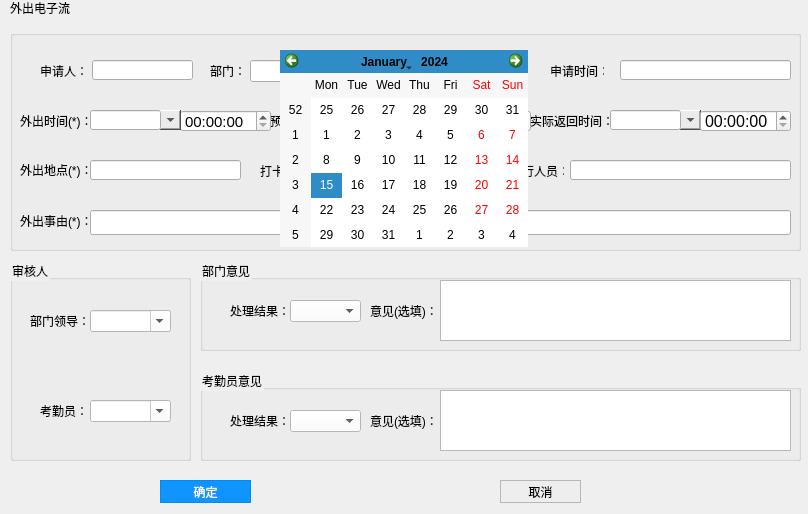
<?xml version="1.0" encoding="UTF-8"?>
<ui version="4.0">
 <class>WaiChu</class>
 <widget class="QWidget" name="WaiChu">
  <property name="geometry">
   <rect>
    <x>0</x>
    <y>0</y>
    <width>808</width>
    <height>514</height>
   </rect>
  </property>
  <property name="windowTitle">
   <string>Form</string>
  </property>
  <widget class="QPushButton" name="pushButton_close">
   <property name="geometry">
    <rect>
     <x>780</x>
     <y>0</y>
     <width>24</width>
     <height>16</height>
    </rect>
   </property>
   <property name="minimumSize">
    <size>
     <width>0</width>
     <height>16</height>
    </size>
   </property>
   <property name="styleSheet">
    <string notr="true">QPushButton
{
background-image: url(:/images/close_first.png);
background-repeat:no-repeat;
background-position:center center;
border:none;

}

QPushButton:hover{

	
	background-image: url(:/images/close_after.png);
background-repeat:no-repeat;
background-position:center center;


}</string>
   </property>
   <property name="text">
    <string/>
   </property>
  </widget>
  <widget class="QGroupBox" name="groupBox_allLeader">
   <property name="geometry">
    <rect>
     <x>10</x>
     <y>260</y>
     <width>181</width>
     <height>201</height>
    </rect>
   </property>
   <property name="styleSheet">
    <string notr="true">color: rgb(0, 0, 0);</string>
   </property>
   <property name="title">
    <string>审核人</string>
   </property>
   <widget class="QComboBox" name="comboBox_leader">
    <property name="geometry">
     <rect>
      <x>80</x>
      <y>50</y>
      <width>81</width>
      <height>22</height>
     </rect>
    </property>
    <property name="styleSheet">
     <string notr="true">background-color: rgb(255, 255, 255);
color: rgb(0, 0, 0);</string>
    </property>
    <property name="editable">
     <bool>true</bool>
    </property>
   </widget>
   <widget class="QLabel" name="label_13">
    <property name="geometry">
     <rect>
      <x>20</x>
      <y>50</y>
      <width>61</width>
      <height>21</height>
     </rect>
    </property>
    <property name="text">
     <string>部门领导：</string>
    </property>
   </widget>
   <widget class="QLabel" name="label_27">
    <property name="geometry">
     <rect>
      <x>30</x>
      <y>140</y>
      <width>51</width>
      <height>21</height>
     </rect>
    </property>
    <property name="text">
     <string>考勤员：</string>
    </property>
   </widget>
   <widget class="QComboBox" name="comboBox_clerk">
    <property name="geometry">
     <rect>
      <x>80</x>
      <y>140</y>
      <width>81</width>
      <height>22</height>
     </rect>
    </property>
    <property name="styleSheet">
     <string notr="true">background-color: rgb(255, 255, 255);
color: rgb(0, 0, 0);</string>
    </property>
    <property name="editable">
     <bool>true</bool>
    </property>
   </widget>
  </widget>
  <widget class="QLabel" name="label">
   <property name="geometry">
    <rect>
     <x>10</x>
     <y>0</y>
     <width>71</width>
     <height>16</height>
    </rect>
   </property>
   <property name="text">
    <string>外出电子流</string>
   </property>
  </widget>
  <widget class="QPushButton" name="pButtonOk">
   <property name="geometry">
    <rect>
     <x>160</x>
     <y>480</y>
     <width>91</width>
     <height>23</height>
    </rect>
   </property>
   <property name="styleSheet">
    <string notr="true">QPushButton#pButtonOk
{
    color:white;
    background-color:rgb(14 , 150 , 254);
    border: 1px solid rgb(11 , 137 , 234);
}

QPushButton#pButtonOk:hover
{
    color:white;
    background-color:rgb(44 , 137 , 255);
    border: 1px solid rgb(11 , 137 , 234);
}

QPushButton#pButtonOk:pressed
{
    color:white;
    background-color:rgb(14 , 135 , 228);
    border: 1px solid rgb(12 , 138 , 235);
    padding-left:3px;
    padding-top:3px;
}</string>
   </property>
   <property name="text">
    <string>确定</string>
   </property>
  </widget>
  <widget class="QPushButton" name="pushButton_min">
   <property name="geometry">
    <rect>
     <x>760</x>
     <y>0</y>
     <width>24</width>
     <height>16</height>
    </rect>
   </property>
   <property name="minimumSize">
    <size>
     <width>0</width>
     <height>16</height>
    </size>
   </property>
   <property name="styleSheet">
    <string notr="true">QPushButton
{
background-image: url(:/images/min_first.png);
background-repeat:no-repeat;
background-position:center center;
border:none;

}

QPushButton:hover{
background-image: url(:/images/min_after.png);
background-repeat:no-repeat;
background-position:center center;


}</string>
   </property>
   <property name="text">
    <string/>
   </property>
  </widget>
  <widget class="QPushButton" name="pButtonCancel">
   <property name="geometry">
    <rect>
     <x>500</x>
     <y>480</y>
     <width>81</width>
     <height>23</height>
    </rect>
   </property>
   <property name="styleSheet">
    <string notr="true">QPushButton#pButtonCancel
{
    color:black;
    background-color:rgb(238 , 238 , 238);
    border: 1px solid rgb(183 , 183 , 183);
}

QPushButton#pButtonCancel:hover
{
    color:black;
    background-color:rgb(228 , 240 , 250);
    border: 1px solid rgb(15 , 150 , 255);
}

QPushButton#pButtonCancel:pressed
{
    color:black;
    background-color:rgb(204 , 228 , 247);
    border: 1px solid rgb(1 , 84 , 153);
    padding-left:3px;
    padding-top:3px;
}</string>
   </property>
   <property name="text">
    <string>取消</string>
   </property>
  </widget>
  <widget class="QGroupBox" name="groupBox_leader">
   <property name="geometry">
    <rect>
     <x>200</x>
     <y>260</y>
     <width>601</width>
     <height>91</height>
    </rect>
   </property>
   <property name="styleSheet">
    <string notr="true">color: rgb(0, 0, 0);</string>
   </property>
   <property name="title">
    <string>部门意见</string>
   </property>
   <widget class="QLabel" name="label_12">
    <property name="geometry">
     <rect>
      <x>30</x>
      <y>30</y>
      <width>61</width>
      <height>41</height>
     </rect>
    </property>
    <property name="text">
     <string>处理结果：</string>
    </property>
   </widget>
   <widget class="QComboBox" name="comboBox_leaderDeal">
    <property name="geometry">
     <rect>
      <x>90</x>
      <y>40</y>
      <width>71</width>
      <height>22</height>
     </rect>
    </property>
    <property name="styleSheet">
     <string notr="true">background-color: rgb(255, 255, 255);
color: rgb(0, 0, 0);</string>
    </property>
   </widget>
   <widget class="QLabel" name="label_15">
    <property name="geometry">
     <rect>
      <x>170</x>
      <y>40</y>
      <width>71</width>
      <height>21</height>
     </rect>
    </property>
    <property name="text">
     <string>意见(选填)：</string>
    </property>
   </widget>
   <widget class="QTextEdit" name="textEdit_leaderAdvice">
    <property name="geometry">
     <rect>
      <x>240</x>
      <y>20</y>
      <width>351</width>
      <height>61</height>
     </rect>
    </property>
    <property name="styleSheet">
     <string notr="true">color: rgb(0, 0, 0);
</string>
    </property>
   </widget>
  </widget>
  <widget class="QGroupBox" name="groupBox">
   <property name="geometry">
    <rect>
     <x>10</x>
     <y>30</y>
     <width>791</width>
     <height>221</height>
    </rect>
   </property>
   <property name="styleSheet">
    <string notr="true">color: rgb(0, 0, 0);</string>
   </property>
   <property name="title">
    <string/>
   </property>
   <widget class="QLabel" name="label_2">
    <property name="geometry">
     <rect>
      <x>30</x>
      <y>30</y>
      <width>54</width>
      <height>21</height>
     </rect>
    </property>
    <property name="text">
     <string>申请人：</string>
    </property>
   </widget>
   <widget class="QLineEdit" name="lineEdit_name">
    <property name="geometry">
     <rect>
      <x>82</x>
      <y>30</y>
      <width>101</width>
      <height>20</height>
     </rect>
    </property>
   </widget>
   <widget class="QLabel" name="label_3">
    <property name="geometry">
     <rect>
      <x>200</x>
      <y>30</y>
      <width>41</width>
      <height>21</height>
     </rect>
    </property>
    <property name="text">
     <string>部门：</string>
    </property>
   </widget>
   <widget class="QComboBox" name="comboBox_department">
    <property name="geometry">
     <rect>
      <x>240</x>
      <y>30</y>
      <width>111</width>
      <height>22</height>
     </rect>
    </property>
    <property name="editable">
     <bool>true</bool>
    </property>
   </widget>
   <widget class="QLabel" name="label_6">
    <property name="geometry">
     <rect>
      <x>360</x>
      <y>30</y>
      <width>41</width>
      <height>21</height>
     </rect>
    </property>
    <property name="text">
     <string>职位：</string>
    </property>
   </widget>
   <widget class="QComboBox" name="comboBox_position">
    <property name="geometry">
     <rect>
      <x>400</x>
      <y>30</y>
      <width>111</width>
      <height>22</height>
     </rect>
    </property>
    <property name="editable">
     <bool>true</bool>
    </property>
   </widget>
   <widget class="QLabel" name="label_7">
    <property name="geometry">
     <rect>
      <x>10</x>
      <y>80</y>
      <width>71</width>
      <height>21</height>
     </rect>
    </property>
    <property name="text">
     <string>外出时间(*)：</string>
    </property>
   </widget>
   <widget class="QLabel" name="label_8">
    <property name="geometry">
     <rect>
      <x>260</x>
      <y>80</y>
      <width>91</width>
      <height>21</height>
     </rect>
    </property>
    <property name="text">
     <string>预计返时间(*)：</string>
    </property>
   </widget>
   <widget class="QTimeEdit" name="timeEdit_startTime">
    <property name="geometry">
     <rect>
      <x>170</x>
      <y>80</y>
      <width>91</width>
      <height>22</height>
     </rect>
    </property>
    <property name="font">
     <font>
      <pointsize>11</pointsize>
     </font>
    </property>
    <property name="styleSheet">
     <string notr="true">color: rgb(0, 0, 0);</string>
    </property>
   </widget>
   <widget class="QTimeEdit" name="timeEdit_endTime">
    <property name="geometry">
     <rect>
      <x>430</x>
      <y>80</y>
      <width>91</width>
      <height>22</height>
     </rect>
    </property>
    <property name="font">
     <font>
      <pointsize>12</pointsize>
     </font>
    </property>
    <property name="styleSheet">
     <string notr="true">color: rgb(0, 0, 0);</string>
    </property>
   </widget>
   <widget class="QToolButton" name="toolButton_startDay">
    <property name="geometry">
     <rect>
      <x>150</x>
      <y>80</y>
      <width>21</width>
      <height>20</height>
     </rect>
    </property>
    <property name="styleSheet">
     <string notr="true">background-color: rgb(235, 235, 235);</string>
    </property>
    <property name="text">
     <string/>
    </property>
    <property name="arrowType">
     <enum>Qt::DownArrow</enum>
    </property>
   </widget>
   <widget class="QLineEdit" name="lineEdit_startDay">
    <property name="geometry">
     <rect>
      <x>80</x>
      <y>80</y>
      <width>71</width>
      <height>20</height>
     </rect>
    </property>
    <property name="styleSheet">
     <string notr="true">color: rgb(0, 0, 0);</string>
    </property>
   </widget>
   <widget class="QLineEdit" name="lineEdit_endDay">
    <property name="geometry">
     <rect>
      <x>340</x>
      <y>80</y>
      <width>71</width>
      <height>20</height>
     </rect>
    </property>
    <property name="styleSheet">
     <string notr="true">color: rgb(0, 0, 0);</string>
    </property>
   </widget>
   <widget class="QLabel" name="label_9">
    <property name="geometry">
     <rect>
      <x>10</x>
      <y>130</y>
      <width>81</width>
      <height>20</height>
     </rect>
    </property>
    <property name="text">
     <string>外出地点(*)：</string>
    </property>
   </widget>
   <widget class="QLineEdit" name="lineEdit_toWhere">
    <property name="geometry">
     <rect>
      <x>80</x>
      <y>130</y>
      <width>151</width>
      <height>20</height>
     </rect>
    </property>
   </widget>
   <widget class="QLabel" name="label_4">
    <property name="geometry">
     <rect>
      <x>540</x>
      <y>30</y>
      <width>54</width>
      <height>21</height>
     </rect>
    </property>
    <property name="text">
     <string>申请时间：</string>
    </property>
   </widget>
   <widget class="QLineEdit" name="lineEdit_dealTime">
    <property name="geometry">
     <rect>
      <x>610</x>
      <y>30</y>
      <width>171</width>
      <height>20</height>
     </rect>
    </property>
    <property name="text">
     <string/>
    </property>
   </widget>
   <widget class="QToolButton" name="toolButton_endDay">
    <property name="geometry">
     <rect>
      <x>410</x>
      <y>80</y>
      <width>21</width>
      <height>20</height>
     </rect>
    </property>
    <property name="styleSheet">
     <string notr="true">background-color: rgb(235, 235, 235);</string>
    </property>
    <property name="text">
     <string/>
    </property>
    <property name="arrowType">
     <enum>Qt::DownArrow</enum>
    </property>
   </widget>
   <widget class="QLabel" name="label_5">
    <property name="geometry">
     <rect>
      <x>500</x>
      <y>130</y>
      <width>54</width>
      <height>21</height>
     </rect>
    </property>
    <property name="text">
     <string>随行人员：</string>
    </property>
   </widget>
   <widget class="QLineEdit" name="lineEdit_with">
    <property name="geometry">
     <rect>
      <x>560</x>
      <y>130</y>
      <width>221</width>
      <height>20</height>
     </rect>
    </property>
   </widget>
   <widget class="QLabel" name="label_11">
    <property name="geometry">
     <rect>
      <x>10</x>
      <y>180</y>
      <width>71</width>
      <height>21</height>
     </rect>
    </property>
    <property name="text">
     <string>外出事由(*)：</string>
    </property>
   </widget>
   <widget class="QLineEdit" name="lineEdit_reason">
    <property name="geometry">
     <rect>
      <x>80</x>
      <y>180</y>
      <width>701</width>
      <height>25</height>
     </rect>
    </property>
   </widget>
   <widget class="QToolButton" name="toolButton_realDay">
    <property name="geometry">
     <rect>
      <x>670</x>
      <y>80</y>
      <width>21</width>
      <height>20</height>
     </rect>
    </property>
    <property name="styleSheet">
     <string notr="true">background-color: rgb(235, 235, 235);</string>
    </property>
    <property name="text">
     <string/>
    </property>
    <property name="arrowType">
     <enum>Qt::DownArrow</enum>
    </property>
   </widget>
   <widget class="QTimeEdit" name="timeEdit_realTime">
    <property name="geometry">
     <rect>
      <x>690</x>
      <y>80</y>
      <width>91</width>
      <height>22</height>
     </rect>
    </property>
    <property name="font">
     <font>
      <pointsize>12</pointsize>
     </font>
    </property>
    <property name="styleSheet">
     <string notr="true">color: rgb(0, 0, 0);</string>
    </property>
   </widget>
   <widget class="QLabel" name="label_10">
    <property name="geometry">
     <rect>
      <x>520</x>
      <y>80</y>
      <width>91</width>
      <height>21</height>
     </rect>
    </property>
    <property name="text">
     <string>实际返回时间：</string>
    </property>
   </widget>
   <widget class="QLineEdit" name="lineEdit_realDay">
    <property name="geometry">
     <rect>
      <x>600</x>
      <y>80</y>
      <width>71</width>
      <height>20</height>
     </rect>
    </property>
    <property name="styleSheet">
     <string notr="true">color: rgb(0, 0, 0);</string>
    </property>
    <property name="text">
     <string/>
    </property>
   </widget>
   <widget class="QLabel" name="label_14">
    <property name="geometry">
     <rect>
      <x>250</x>
      <y>130</y>
      <width>61</width>
      <height>21</height>
     </rect>
    </property>
    <property name="text">
     <string>打卡情况：</string>
    </property>
   </widget>
   <widget class="QCheckBox" name="checkBox_workOn">
    <property name="geometry">
     <rect>
      <x>320</x>
      <y>130</y>
      <width>81</width>
      <height>21</height>
     </rect>
    </property>
    <property name="text">
     <string>上班未打卡</string>
    </property>
   </widget>
   <widget class="QCheckBox" name="checkBox_workOff">
    <property name="geometry">
     <rect>
      <x>410</x>
      <y>130</y>
      <width>81</width>
      <height>21</height>
     </rect>
    </property>
    <property name="text">
     <string>下班未打卡</string>
    </property>
   </widget>
   <widget class="QCalendarWidget" name="calendarWidget">
    <property name="geometry">
     <rect>
      <x>270</x>
      <y>20</y>
      <width>248</width>
      <height>197</height>
     </rect>
    </property>
   </widget>
  </widget>
  <widget class="QGroupBox" name="groupBox_clerk">
   <property name="geometry">
    <rect>
     <x>200</x>
     <y>370</y>
     <width>601</width>
     <height>91</height>
    </rect>
   </property>
   <property name="styleSheet">
    <string notr="true">color: rgb(0, 0, 0);</string>
   </property>
   <property name="title">
    <string>考勤员意见</string>
   </property>
   <widget class="QLabel" name="label_25">
    <property name="geometry">
     <rect>
      <x>30</x>
      <y>30</y>
      <width>61</width>
      <height>41</height>
     </rect>
    </property>
    <property name="text">
     <string>处理结果：</string>
    </property>
   </widget>
   <widget class="QComboBox" name="comboBox_clerkDeal">
    <property name="geometry">
     <rect>
      <x>90</x>
      <y>40</y>
      <width>71</width>
      <height>22</height>
     </rect>
    </property>
    <property name="styleSheet">
     <string notr="true">background-color: rgb(255, 255, 255);
color: rgb(0, 0, 0);</string>
    </property>
   </widget>
   <widget class="QLabel" name="label_26">
    <property name="geometry">
     <rect>
      <x>170</x>
      <y>40</y>
      <width>71</width>
      <height>21</height>
     </rect>
    </property>
    <property name="text">
     <string>意见(选填)：</string>
    </property>
   </widget>
   <widget class="QTextEdit" name="textEdit_clerkAdvice">
    <property name="geometry">
     <rect>
      <x>240</x>
      <y>20</y>
      <width>351</width>
      <height>61</height>
     </rect>
    </property>
    <property name="styleSheet">
     <string notr="true">color: rgb(0, 0, 0);</string>
    </property>
   </widget>
  </widget>
 </widget>
 <resources/>
 <connections/>
</ui>
